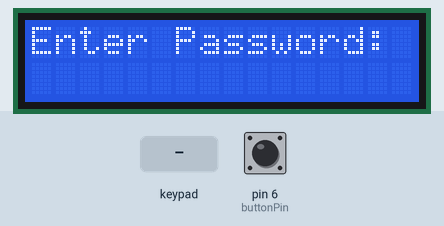
Simulated run of this sketch. Board: Arduino Uno, built with avr-gcc and run on an emulated ATmega328P. On the bench: 16×2 character LCD. The test bench sets the inputs (shaded band); at power-on: pin 6 (buttonPin) HIGH.

Above: at 1.2 s.
1.3 s: keypad keys 1 2 3 * # pressed 0.4 s apart
At 3.9 s:
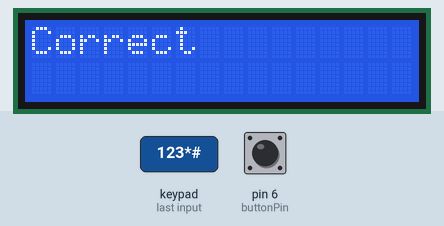
6.3 s: key '*' pressed
At 8.9 s:
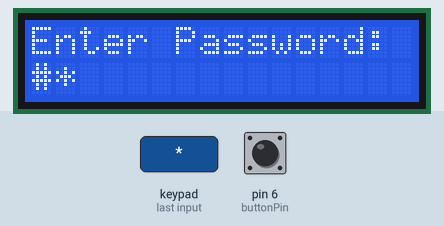
9.2 s: keypad keys 1 2 3 * * pressed 0.4 s apart
At 12.1 s:
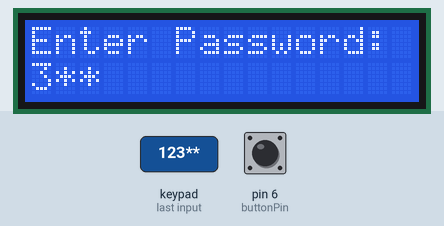
12.7 s: keypad keys 1 3 1 2 1 1 1 0 # pressed 0.4 s apart
At 18.1 s:
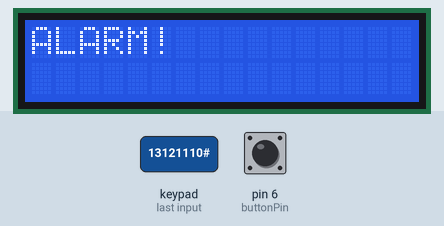
18.4 s: key '2' pressed
At 21.0 s:
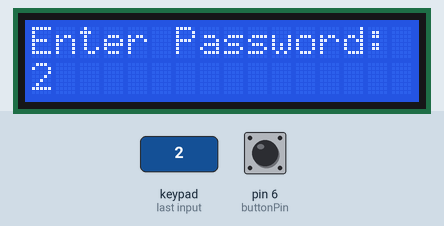
21.4 s: keypad keys 1 2 3 * # pressed 0.4 s apart
At 24.7 s:
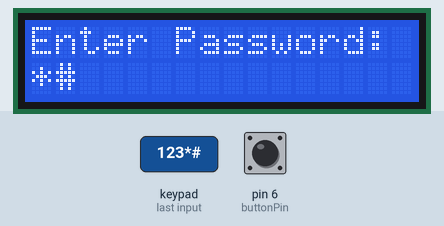
Timing chart, 0 to 25.9 s (numbered marks = the images above; inputs shaded):
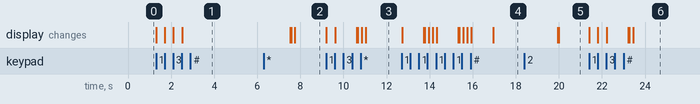

Measured:
- after the input at 1.3 s, the display: first changes at once (image 1 shows a later state)
- after the input at 6.3 s, the display: first differs from a run without the input after 1.5 s (image 2)
- after the input at 9.2 s, the display: first changes at once (image 3 shows a later state)
- after the input at 12.7 s, the display: first changes at once (image 4 shows a later state)
- after the input at 21.4 s, the display: first changes at once (image 6 shows a later state)

The sketch:

securitySystemCode.ino
```cpp
#include <Wire.h>
#include <LiquidCrystal_I2C.h>
#include <Keypad.h>
#include<SoftwareSerial.h>

#define Password_Length 5

SoftwareSerial s(2, 3);

char Data[Password_Length];
char Master[Password_Length] = "123*";
byte data_count = 0, master_count = 0, wrong_count = 0;
bool Pass_is_good;
char customKey;

const byte ROWS = 4;
const byte COLS = 3;

int buttonPin = 6;
int lastPressedTime = 0;
int lastButtonState;
int debounceTime = 20;

char hexaKeys[ROWS][COLS] = {
  {'1', '2', '3'},
  {'4', '5', '6'},
  {'7', '8', '9'},
  {'*', '0', '#'}
};

byte rowPins[ROWS] = {13, 12, 11, 10};
byte colPins[COLS] = {9, 8, 7};

Keypad customKeypad = Keypad(makeKeymap(hexaKeys), rowPins, colPins, ROWS, COLS);

LiquidCrystal_I2C lcd(0x27, 16, 2);

void setup(){
  Serial.begin(9600);
  s.begin(9600);
  pinMode(buttonPin, INPUT_PULLUP);
  lcd.init();
  lcd.backlight();
}

void debounce()
{
  int buttonState = digitalRead(buttonPin);
  if( (millis() - lastPressedTime) > debounceTime )
  {
      lastPressedTime = millis();
      if( buttonState == 0 && lastButtonState == 1) //if the button is now pressed and the last time was released
        {
            s.write(2);
            lastButtonState = 0;
        }

      if(buttonState == 1 && lastButtonState == 0) //if the button is not pressed and the last time was pressed
        {
            lastButtonState = 1;
        }
  }
}

void loop()
{
  debounce();
  enterPassword();
}

void enterPassword()
{
  lcd.setCursor(0,0);
  lcd.print("Enter Password:");

  customKey = customKeypad.getKey();
  if (customKey){
    Data[data_count] = customKey;
    lcd.setCursor(data_count,1);
    lcd.print(Data[data_count]);
    data_count++;
    }

  if(data_count == Password_Length-1){
    lcd.clear();

    if(!strcmp(Data, Master)){
      lcd.print("Correct");
      delay(5000);
      wrong_count = 0;
      }
    else{
      lcd.print("Incorrect");
      wrong_count++;
      delay(1000);
      }

    if(wrong_count == 4){
      lcd.clear();
      lcd.print("ALARM!");
      s.write(1);
      delay(3000);
      wrong_count = 0;
    }

    lcd.clear();
    clearData();
  }
}

void clearData(){
  while(data_count !=0){
    Data[data_count--] = 0;
  }
  return;
}
```
